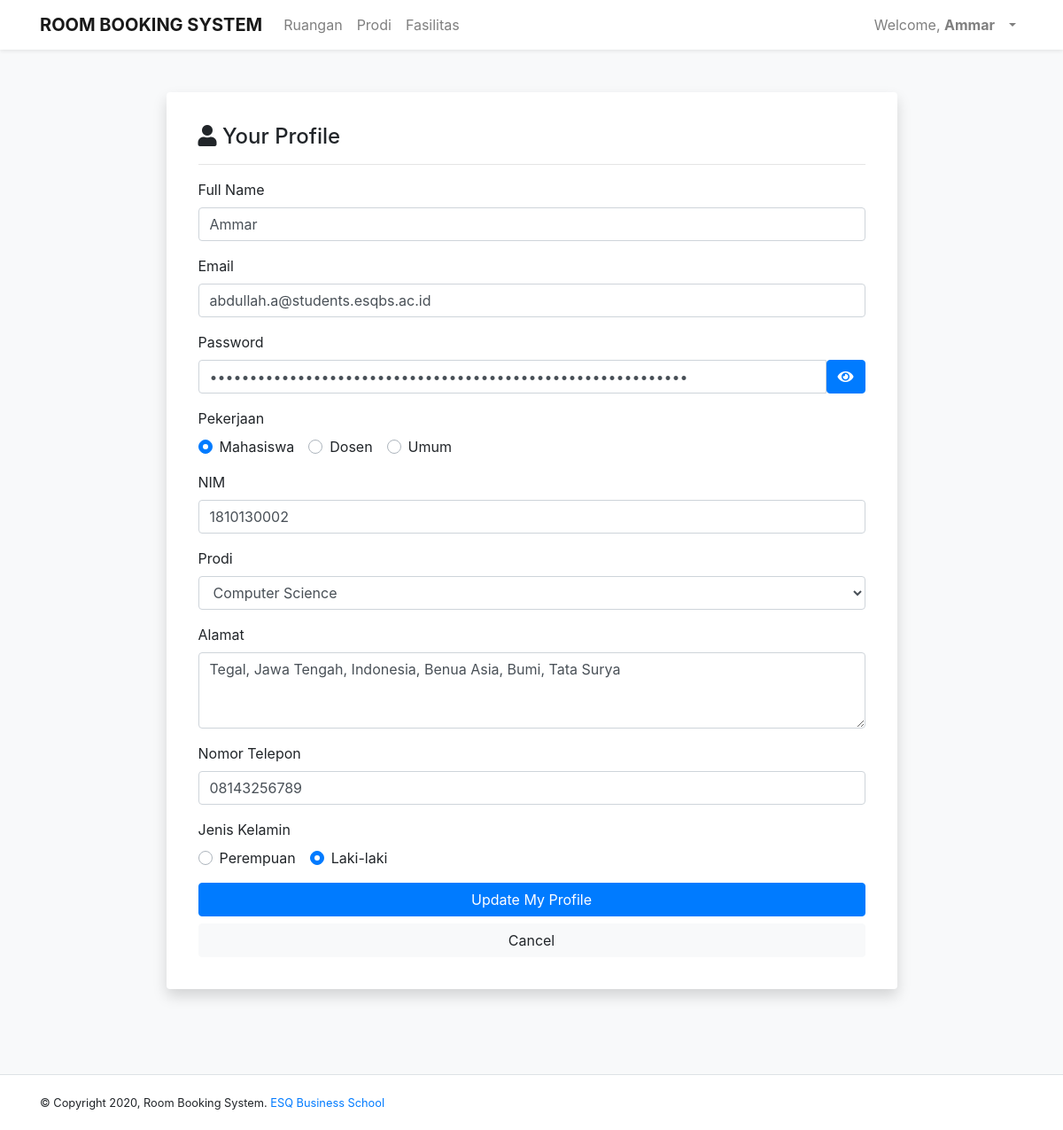
/dashboardMahasiswa.php?p=profile&UserID=11 (signed in), run on the app's committed database.
### tables this page shows
CREATE TABLE `userruangan` (
  `UserID` int(11) NOT NULL,
  `nama` varchar(30) NOT NULL,
  `email` varchar(100) NOT NULL,
  `password` varchar(100) NOT NULL,
  `alamat` varchar(300) DEFAULT NULL,
  `role` varchar(20) DEFAULT NULL,
  `noTelp` varchar(13) DEFAULT NULL,
  `gender` char(1) DEFAULT NULL
);

CREATE TABLE `peminjam` (
  `NIM` varchar(10) DEFAULT NULL,
  `NIDN` varchar(10) DEFAULT NULL,
  `IDProdi` int(11) DEFAULT NULL,
  `UserID` int(11) NOT NULL
);

### class/class.Register.php (called while the page is built, shortened)
<?php
    class Register extends Connection{
        public $UserID = 0;
        public function SelectOneMember(){
            $sql = "SELECT * FROM userruangan WHERE UserID='$this->UserID'";
            $resultOne = mysqli_query($this->connection, $sql);
            if(mysqli_num_rows($resultOne) == 1){
                $data = mysqli_fetch_assoc($resultOne);
                $this->nama = $data['nama'];
                $this->email = $data['email'];
                $this->password = $data['password'];
                $this->alamat = $data['alamat'];
                $this->role = $data['role'];
                $this->noTelp = $data['noTelp'];
                $this->gender = $data['gender'];
            }
        }
    }
?>

### inc.koneksi.php (called while the page is built, shortened)
<?php
    class Connection{
        private $host = "localhost";
        private $user = "root";
        private $password = "";
        function connect(){
            $conn = mysqli_connect($this->host, $this->user, $this->password);
            $this->connection = $conn;
        }
    }
?>

### class/class.Peminjam.php (called while the page is built, shortened)
<?php
    class Peminjam extends Connection{
        public $UserID = 0;
        public function SelectOnePeminjam(){
            $sql = "SELECT * FROM peminjam WHERE UserID='$this->UserID'";
            $resultOne = mysqli_query($this->connection, $sql);
            if(mysqli_num_rows($resultOne) == 1){
                $data = mysqli_fetch_assoc($resultOne);
                $this->NIM = $data['NIM'];
                $this->IDProdi = $data['IDProdi'];
            }
        }
    }
?>

### class/class.Prodi.php (called while the page is built, shortened)
<?php
class Prodi extends Connection{
    public function SelectAllProdi(){
        $sql = "SELECT * FROM prodi";
        $result = mysqli_query($this->connection, $sql);
        $arrResult = Array();
        $count=0;
            while ($data = mysqli_fetch_array($result)){
                $objProdi = new Prodi();
                $objProdi->IDProdi=$data['IDProdi'];
                $objProdi->kaprodi=$data['kaprodi'];
                $objProdi->namaProdi=$data['namaProdi'];
                $arrResult[$count] = $objProdi;
                $count++;
            }
        return $arrResult;
    }
}
?>

### pages/profile.php (the view, shortened to what this page needs)
<?php
    require_once('./class/class.Register.php');
    require_once('./class/class.Prodi.php');
    require_once('./class/class.Peminjam.php');
    $objProdi = new Prodi();
    $objRegister = new Register();
    $objPeminjam = new Peminjam();
    $prodiList = $objProdi->SelectAllProdi();
    if(isset($_POST['btnUpdate'])){
        $objRegister->UserID = $_SESSION['UserID'];
        $objRegister->email = $_POST['email'];
        $password = $_POST['pass'];
        $objRegister->password = password_hash($password, PASSWORD_DEFAULT);
        $objRegister->nama = $_POST['fullname'];
        $objRegister->alamat = $_POST['address'];
        $objRegister->role = $_POST['pekerjaan'];
        $objRegister->noTelp = $_POST['noTelp'];
        $objRegister->gender = $_POST['jenisKelamin'];
        $objPeminjam->UserID = $_SESSION['UserID'];
        $objPeminjam->NIM = $_POST['nim'];
        $objPeminjam->NIDN = $_POST['nidn'];
        $objPeminjam->IDProdi = $_POST['prodi'];
        $objRegister->UpdateMember();
        $objPeminjam->UpdatePeminjam();
        if($objRegister->hasil){
        echo "<script> alert('$objRegister->message'); </script>";
        echo '<script> window.location = "index.php"; </script>';
        }
    } else if (isset($_GET['UserID'])) {
        $objRegister->UserID = $_GET['UserID'];
        $objPeminjam->UserID = $_GET['UserID'];
        $objRegister->SelectOneMember();
        $objPeminjam->SelectOnePeminjam();
    }
?>
<div class="container">
    <div class="wrapper">
        <div class="row justify-content-center align-items-center " style="height:100%">
        <div class="col-md-9">
		    <div class="card shadow p-3 mb-5 mt-5 bg-white rounded border-0">
		        <div class="card-body">
		            <div class="row">
		                <div class="col-md-12">
		                    <h4><i class="fas fa-user"></i> Your Profile</h4>
		                    <hr>
		                </div>
		            </div>
		            <div class="row">
		                <div class="col-md-12">
                            <form action="" autocomplete="off" method="POST">
                                <div class="form-group">
                                    <label for="fullName">Full Name</label>
                                    <input type="text" class="form-control" name="fullname" id="fullName" value="<?php echo $objRegister->nama; ?>">
                                </div>
                                <div class="form-group">
                                    <label for="email">Email</label>
                                    <input type="email" class="form-control" name="email" id="email" value="<?php echo $objRegister->email; ?>">
                                </div>
                                <div class="form-group">
                                    <label for="pass">Password</label>
                                    <div class="input-group">
                                    <input type="password" class="form-control pwd" id="pass" name="pass" autocomplete="off" value="<?php echo $objRegister->password; ?>">
                                    <span class="input-group-btn">
                                        <button class="btn btn-primary reveal " type="button"><i class="fa fa-eye"></i></button>
                                    </span>
                                </div>
                                </div>
                                <div class="form-group" role="tab-list">
                                    <label for="pekerjaan">Pekerjaan</label></br>
                                    <?php
                                            $pekerjaan = array("Mahasiswa", "Dosen", "Umum");
                                            foreach($pekerjaan as $role) {
                                                if($objRegister->role == $role){
                                                    echo '<div class="custom-control custom-radio custom-control-inline">';
                                                    echo '<label class="custom-control-label" for="role'.$role.'">'.$role.'</label>';
                                                    echo '</div>';
                                                }else{
                                                    echo '<div class="custom-control custom-radio custom-control-inline">';
                                                    echo '<label class="custom-control-label" for="role'.$role.'">'.$role.'</label>';
                                                    echo '</div>';
                                                }
                                            }
                                        ?>
                                </div>
                                <div class="tab-content">
                                    <?php
                                        if($objRegister->role == "Mahasiswa"){
                                            echo '<div class="form-group tab-pane active" id="Mahasiswa-content">';
                                            echo '<label for="nim">NIM</label>';
                                            echo '<input type="number" class="form-control" name="nim" id="nim" value="'.$objPeminjam->NIM.'">';
                                            echo '</div>';
                                        }
                                    ?>
                                </div>
                                <div class="form-group">
                                    <label for="prodi">Prodi</label>
                                    <select name="prodi" class="form-control" id="prodi">
                                        <?php
                                            foreach($prodiList as $prodi){
                                                if ($objPeminjam->IDProdi == $prodi->IDProdi ) {
                                                    echo '<option selected value="'.$prodi->IDProdi.'">'.$prodi->namaProdi.'</option>';
                                                } else {
                                                    echo '<option value="'.$prodi->IDProdi.'">'.$prodi->namaProdi.'</option>';
                                                }
                                            }
                                        ?>
                                    </select>
                                </div>
                                <div class="form-group">
                                    <label for="address">Alamat</label>
                                    <textarea class="form-control" name="address" id="address" rows="3" style="height:100%"><?php echo $objRegister->alamat; ?></textarea>
                                </div>
                                <div class="form-group">
                                    <label for="noTelp">Nomor Telepon</label>
                                    <input type="number" class="form-control" name="noTelp" id="noTelp" value="<?php echo $objRegister->noTelp; ?>">
                                </div>
                                <div class="form-group">
                                    <label for="jenisKelamin">Jenis Kelamin</label></br>
                                        <?php
                                            $gender = array("F"=>"Perempuan", "M"=>"Laki-laki");
                                            foreach($gender as $key => $value) {
                                                if($objRegister->gender == $key){
                                                    echo '<div class="custom-control custom-radio custom-control-inline">';
                                                    echo '<label class="custom-control-label" for="laki"> '.$value.'</label>';
                                                    echo '</div>';
                                                }else{
                                                    echo '<div class="custom-control custom-radio custom-control-inline">';
                                                    echo '<label class="custom-control-label" for="perempuan"> '.$value.'</label>';
                                                    echo '</div>';
                                                }
                                            }
                                        ?>
                                </div>
                                <input type="submit" name="btnUpdate" class="btn btn-primary btn-block" value="Update My Profile">
                                <a href="dashboardMahasiswa.php" class="btn btn-light btn-block">Cancel</a>
                            </form>
                        </div>
		            </div>
		        </div>
		    </div>
		</div>
        </div>
    </div>
</div>

### data on the page
userruangan: fullname "Ammar", email "abdullah.a@students.esqbs.ac.id", address "Tegal, Jawa Tengah, Indonesia, Benua Asia, Bumi, Tata Surya", noTelp "08143256789"
peminjam: nim "1810130002"

### other printed values
$_SESSION["nama"] "Ammar"
$role "Mahasiswa"
$role "Dosen"
$role "Umum"
$value "Perempuan"
$value "Laki-laki"
form field prodi "Computer Science"
